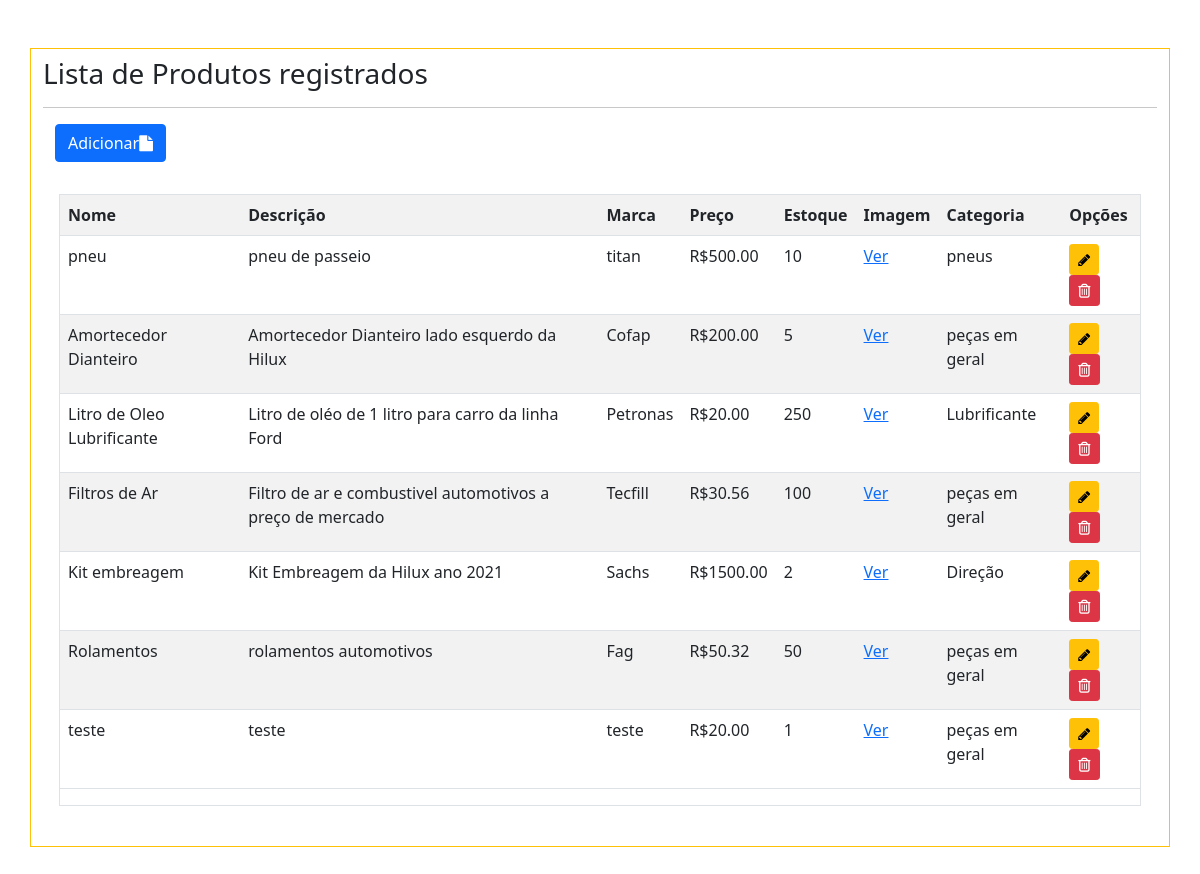
The app's page /listagem/produtos/ (signed in) with its own data.
### aplicacao/models.py (models this page shows, shortened)
class Base(models.Model):
    criado = models.DateField(verbose_name='Data de Criação', auto_now_add=True)
    modificado = models.DateField(verbose_name='Data de Modificação', auto_now=True)
    ativo = models.BooleanField(default=True)
    class Meta:
        abstract = True

class Produto(Base):
    nome = models.CharField(max_length=100)
    descricao = models.TextField(verbose_name='Descrição')
    marca = models.CharField(max_length=100)
    preco = models.DecimalField(verbose_name='Preço', max_digits=8, decimal_places=2)
    estoque = models.IntegerField()
    imagem = models.ImageField(upload_to='produtos')
    slug = models.SlugField(max_length=255, unique=True, blank=True)
    categoria = models.ForeignKey(Categoria, on_delete=models.CASCADE)

class Categoria(Base):
    nome = models.CharField(max_length=100)
    def __str__(self):
        return self.nome

### aplicacao/views.py (the view)
# urls.py: path('listagem/produtos/', ProdutoListagemListView.as_view(), name='listagem-produto'),
class ProdutoListagemListView(CustomGroupRequiredMixin, LoginRequiredMixin, ListView):
    model = Produto
    template_name = 'aplicacao/list/list-produto.html'

### aplicacao/views.py (called while the page is built)
    def dispatch(self, request, *args, **kwargs):
        if self.request.user.is_authenticated and not (
            self.request.user.is_superuser):
            raise PermissionDenied
        return super().dispatch(request, *args, **kwargs)

### aplicacao/templates/aplicacao/list/list-produto.html (shortened to what this page needs)
{% extends 'paginas/base.html' %}
{% load static %}
{% load crispy_forms_tags %}
{% block conteudo %}
<div class="container py-2 my-5 border border-warning">
    <h3>Lista de Produtos registrados</h3>
    <hr>
    <div class="container">
        <div class="row">
            <div class="col text-left">
                <a href="{% url 'cadastrar-produto' %}" class="btn btn-primary" title="adicionar">Adicionar<i class="fa fa-file"></i> </a>
            </div>
        </div>
    </div>
    <div class="container p-3 my-3 ">
        <div class="table-responsive border">
            <table class="table table-striped">
                <tr>
                    <th>Nome</th>
                    <th>Descrição</th>
                    <th>Marca</th>
                    <th>Preço</th>
                    <th>Estoque</th>
                    <th>Imagem</th>
                    <th>Categoria</th>
                    <th>Opções</th>
                </tr>
                {% for produto in object_list %}
                <tr>
                    <td>{{produto.nome}}</td>
                    <td>{{ produto.descricao}}</td>
                    <td>{{ produto.marca}}</td>
                    <td>R${{ produto.preco}}</td>
                    <td>{{ produto.estoque}}</td>
                    <td><a href="{{produto.imagem.url}}" >Ver</a></td>
                    <td>{{ produto.categoria}}</td>
                    <td>
                        <a href="{% url 'produto-update' produto.pk %}" class="btn btn-warning btn-sm" title="Editar"><i class="fa fa-pencil" aria-hidden="true"></i></a>
                        <a href="{% url 'deletar-produto' produto.pk %}" class="btn btn-danger btn-sm" title="excluir"><i class="fa fa-trash-o"></i></a>
                    </td>
                </tr>
                {% empty %}
                <tr>
                    <td colspan="3">Nenhum Produto registrado!</td>
                </tr>
                {% endfor %}
            </table>
        </div>
    </div>
</div>
{% endblock %}

### records on screen
Produto: nome "pneu", descricao "pneu de passeio", marca "titan", preco "500.00", estoque "10", categoria "pneus"
Produto: nome "Amortecedor Dianteiro", descricao "Amortecedor Dianteiro lado esquerdo da Hilux", marca "Cofap", preco "200.00", estoque "5", categoria "peças em geral"
Produto: nome "Litro de Oleo Lubrificante", descricao "Litro de oléo de 1 litro para carro da linha Ford", marca "Petronas", preco "20.00", estoque "250", categoria "Lubrificante"
Produto: nome "Filtros de Ar", descricao "Filtro de ar e combustivel automotivos a preço de mercado", marca "Tecfill", preco "30.56", estoque "100", categoria "peças em geral"
Produto: nome "Kit embreagem", descricao "Kit Embreagem da Hilux ano 2021", marca "Sachs", preco "1500.00", estoque "2", categoria "Direção"
Produto: nome "Rolamentos", descricao "rolamentos automotivos", marca "Fag", preco "50.32", estoque "50", categoria "peças em geral"
Produto: nome "teste", descricao "teste", marca "teste", preco "20.00", estoque "1", categoria "peças em geral"
